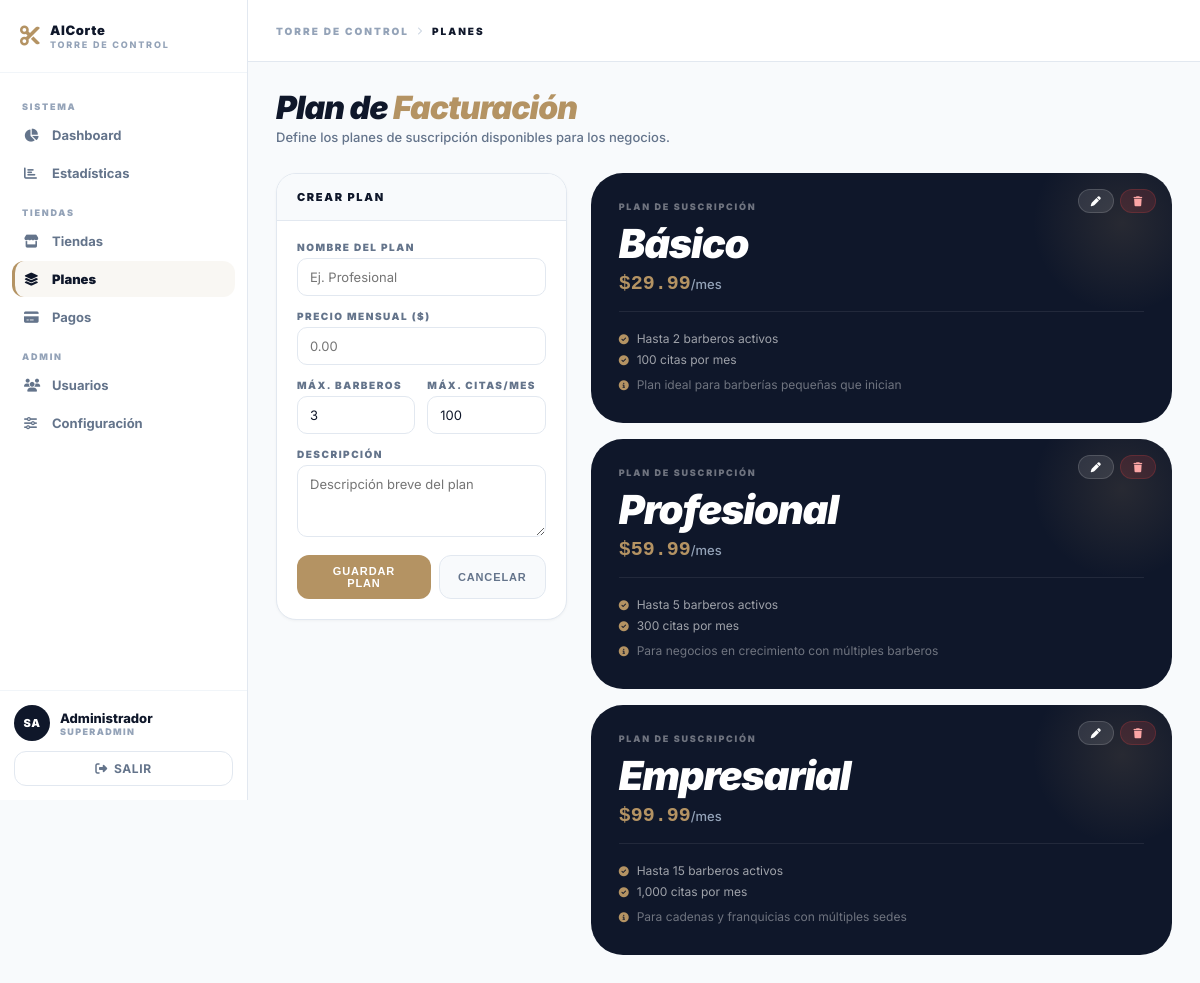
The app's page /frontend/superadmin.php?page=planes (signed in) with its own data.
### tables this page shows
CREATE TABLE IF NOT EXISTS planes (
    id INT AUTO_INCREMENT PRIMARY KEY,
    nombre VARCHAR(100) NOT NULL,
    precio_mensual DECIMAL(10,2) NOT NULL DEFAULT 0,
    max_barberos INT NOT NULL DEFAULT 3,
    max_citas_mes INT NOT NULL DEFAULT 100,
    descripcion TEXT,
    activo TINYINT(1) NOT NULL DEFAULT 1,
    creado_en TIMESTAMP DEFAULT CURRENT_TIMESTAMP
);

### frontend/superadmin.php (the view, shortened to what this page needs)
<?php
require_once '../backend/config/config.php';
$page = $_GET['page'] ?? 'dashboard';
$total_citas      = $conn->query("SELECT COUNT(*) as t FROM citas")->fetch_assoc()['t'];
$total_sucursales = $conn->query("SELECT COUNT(*) as t FROM sucursales WHERE id > 1")->fetch_assoc()['t'];
$total_barberos   = $conn->query("SELECT COUNT(*) as t FROM barberos")->fetch_assoc()['t'];
$dias_labels = []; $citas_valores = [];
$dias_labels = array_reverse($dias_labels); $citas_valores = array_reverse($citas_valores);
$has_planes = $conn->query("SHOW TABLES LIKE 'planes'")->num_rows > 0;
$has_pagos  = $conn->query("SHOW TABLES LIKE 'pagos_suscripcion'")->num_rows > 0;
$planes_arr = [];
if ($has_planes) {
    $r = $conn->query("SELECT * FROM planes ORDER BY precio_mensual ASC");
    while ($p = $r->fetch_assoc()) $planes_arr[] = $p;
}
$pagos_arr = []; $total_ingresos = 0; $ingresos_mes = 0;
if ($has_pagos) {
    $total_ingresos = $conn->query("SELECT COALESCE(SUM(monto),0) as t FROM pagos_suscripcion")->fetch_assoc()['t'];
    $ingresos_mes   = $conn->query("SELECT COALESCE(SUM(monto),0) as t FROM pagos_suscripcion WHERE MONTH(fecha_pago)=MONTH(NOW()) AND YEAR(fecha_pago)=YEAR(NOW())")->fetch_assoc()['t'];
}
$plan_colors = [
    0 => ['bg'=>'#eff6ff','color'=>'#1d4ed8','border'=>'#bfdbfe'],
    1 => ['bg'=>'#fdf4ff','color'=>'#7e22ce','border'=>'#e9d5ff'],
    2 => ['bg'=>'#fffbeb','color'=>'#92400e','border'=>'#fde68a'],
];
?>
<!DOCTYPE html>
<html lang="es">
<head>
    <link rel="stylesheet" href="https://cdnjs.cloudflare.com/ajax/libs/font-awesome/6.4.0/css/all.min.css">
</head>
<body>
<div class="layout">
<aside class="sidebar" id="sidebar">
    <div class="sidebar-brand">
        <i class="fas fa-scissors"></i>
        <div>
            <div class="brand-name">AlCorte</div>
            <div class="brand-sub">Torre de Control</div>
        </div>
    </div>
    <nav class="sidebar-nav">
        <div class="nav-section">Sistema</div>
        <a href="superadmin.php?page=dashboard" class="nav-item <?php echo $page=='dashboard'?'active':''; ?>">
            <i class="fas fa-chart-pie"></i><span>Dashboard</span>
        </a>
        <a href="superadmin.php?page=estadisticas" class="nav-item <?php echo $page=='estadisticas'?'active':''; ?>">
            <i class="fas fa-chart-bar"></i><span>Estadísticas</span>
        </a>
        <div class="nav-section">Tiendas</div>
        <a href="superadmin.php?page=barbershops" class="nav-item <?php echo $page=='barbershops'?'active':''; ?>">
            <i class="fas fa-store"></i><span>Tiendas</span>
        </a>
        <a href="superadmin.php?page=planes" class="nav-item <?php echo $page=='planes'?'active':''; ?>">
            <i class="fas fa-layer-group"></i><span>Planes</span>
        </a>
        <a href="superadmin.php?page=pagos" class="nav-item <?php echo $page=='pagos'?'active':''; ?>">
            <i class="fas fa-credit-card"></i><span>Pagos</span>
        </a>
        <div class="nav-section">Admin</div>
        <a href="usuarios.php" class="nav-item">
            <i class="fas fa-users"></i><span>Usuarios</span>
        </a>
        <a href="superadmin.php?page=settings" class="nav-item <?php echo $page=='settings'?'active':''; ?>">
            <i class="fas fa-sliders-h"></i><span>Configuración</span>
        </a>
    </nav>
    <div class="sidebar-user">
        <div class="user-row">
            <div class="user-avatar">SA</div>
            <div>
                <div class="user-name"><?php echo htmlspecialchars(substr($_SESSION['nombre'],0,14)); ?></div>
                <div class="user-role">SuperAdmin</div>
            </div>
        </div>
        <a href="logout.php" class="logout-btn"><i class="fas fa-sign-out-alt"></i> Salir</a>
    </div>
</aside>
<div class="main">
    <nav class="topnav">
        <div class="breadcrumb">
            Torre de Control <i class="fas fa-chevron-right" style="font-size:8px;color:#cbd5e1"></i>
            <span><?php
                $page_labels = ['dashboard'=>'DASHBOARD','estadisticas'=>'ESTADÍSTICAS','barbershops'=>'TIENDAS','planes'=>'PLANES','pagos'=>'PAGOS','settings'=>'CONFIGURACIÓN'];
                echo $page_labels[$page] ?? strtoupper(str_replace('_',' ',$page));
            ?></span>
        </div>
    </nav>
    <div class="content">
        <?php if($page == 'dashboard'): ?>
        <div class="page-header">
            <h1 class="page-title">Torre de <span>Control</span></h1>
            <p class="page-subtitle">Monitoreo global de tiendas, rendimiento y facturación.</p>
        </div>
        <div class="kpi-grid">
            <div class="stat-card blue">
                <div class="stat-label">Total Citas</div>
                <div class="stat-value"><?php echo number_format($total_citas); ?></div>
            </div>
            <div class="stat-card gold">
                <div class="stat-label">Tiendas</div>
                <div class="stat-value"><?php echo $total_sucursales; ?></div>
            </div>
            <div class="stat-card purple">
                <div class="stat-label">Barberos</div>
                <div class="stat-value"><?php echo $total_barberos; ?></div>
            </div>
            <div class="stat-card green">
                <div class="stat-label">Ingresos Totales</div>
                <div class="stat-value">$<?php echo number_format($total_ingresos,2); ?></div>
            </div>
            <div class="stat-card rose">
                <div class="stat-label">Este Mes</div>
                <div class="stat-value">$<?php echo number_format($ingresos_mes,2); ?></div>
            </div>
        </div>
        <div class="card">
            <div class="card-header"><h3>Volumen de Citas — Últimos 7 días</h3></div>
            <div class="card-body">
                <div style="height:280px"><canvas id="chartDash"></canvas></div>
            </div>
        </div>
        <script>
        new Chart(document.getElementById('chartDash').getContext('2d'),{
            type:'line',
            data:{labels:<?php echo json_encode($dias_labels); ?>,datasets:[{
                label:'Citas',data:<?php echo json_encode($citas_valores); ?>,
                borderColor:'#b49363',backgroundColor:'rgba(180,147,99,.05)',
                borderWidth:2.5,fill:true,tension:.3,
                pointRadius:5,pointBackgroundColor:'#b49363',pointBorderColor:'#fff',pointBorderWidth:2
            }]},
            options:{responsive:true,maintainAspectRatio:false,
                plugins:{legend:{display:false}},
                scales:{y:{beginAtZero:true,grid:{color:'#f1f5f9'},ticks:{color:'#94a3b8'}},
                        x:{grid:{display:false},ticks:{color:'#94a3b8'}}}}
        });
        </script>
        <?php elseif($page == 'planes'): ?>
        <div class="page-header">
            <h1 class="page-title">Plan de <span>Facturación</span></h1>
            <p class="page-subtitle">Define los planes de suscripción disponibles para los negocios.</p>
        </div>
        <div class="grid-2">
            <div class="card" style="align-self:start;margin-bottom:0">
                <div class="card-header" id="plan-form-title"><h3>Crear Plan</h3></div>
                <div class="card-body">
                    <form action="../backend/processing/superadmin.php" method="POST">
                        <div class="form-group">
                            <label class="form-label">Nombre del Plan</label>
                            <input type="text" id="plan_nombre" name="plan_nombre" class="form-input" placeholder="Ej. Profesional" required>
                        </div>
                        <div class="form-group">
                            <label class="form-label">Precio Mensual ($)</label>
                            <input type="number" id="plan_precio" name="plan_precio" class="form-input" placeholder="0.00" step="0.01" min="0" required>
                        </div>
                        <div class="form-row">
                            <div class="form-group">
                                <label class="form-label">Máx. Barberos</label>
                                <input type="number" id="plan_max_barberos" name="plan_max_barberos" class="form-input" value="3" min="1" required>
                            </div>
                            <div class="form-group">
                                <label class="form-label">Máx. Citas/mes</label>
                                <input type="number" id="plan_max_citas" name="plan_max_citas" class="form-input" value="100" min="1" required>
                            </div>
                        </div>
                        <div class="form-group">
                            <label class="form-label">Descripción</label>
                            <textarea id="plan_descripcion" name="plan_descripcion" class="form-textarea" placeholder="Descripción breve del plan"></textarea>
                        </div>
                        <div style="display:flex;gap:8px">
                            <button type="submit" class="btn btn-gold" style="flex:1;justify-content:center">Guardar Plan</button>
                            <button type="button" onclick="resetPlan()" class="btn btn-ghost">Cancelar</button>
                        </div>
                    </form>
                </div>
            </div>
            <div>
                <?php if(empty($planes_arr)): ?>
                    <div style="text-align:center;padding:60px;color:#94a3b8">
                        <i class="fas fa-layer-group" style="font-size:40px;margin-bottom:16px;display:block"></i>
                        <p style="font-weight:700">Sin planes registrados.</p>
                        <p style="font-size:13px;margin-top:4px">Crea el primero con el formulario.</p>
                    </div>
                <?php else: ?>
                <?php $pi=0; foreach($planes_arr as $plan): $pc=$plan_colors[$pi%3]; $pi++; ?>
                <div class="plan-dark-card" style="margin-bottom:16px">
                    <div class="plan-dark-actions">
                        <button onclick="editPlan(<?php echo htmlspecialchars(json_encode($plan),ENT_QUOTES); ?>)" class="btn btn-ghost btn-sm" style="background:rgba(255,255,255,.1);color:white;border-color:rgba(255,255,255,.15)">
                            <i class="fas fa-pen"></i>
                        </button>
                        <form action="../backend/processing/superadmin.php" method="POST" style="display:inline" onsubmit="return confirm('¿Eliminar plan?')">
                            <button type="submit" class="btn btn-danger btn-sm" style="background:rgba(239,68,68,.15);color:#fca5a5;border-color:rgba(239,68,68,.2)">
                                <i class="fas fa-trash"></i>
                            </button>
                        </form>
                    </div>
                    <div class="plan-dark-label">Plan de Suscripción</div>
                    <div class="plan-dark-name"><?php echo htmlspecialchars($plan['nombre']); ?></div>
                    <div class="plan-dark-price">$<?php echo number_format($plan['precio_mensual'],2); ?><span style="font-size:13px;color:#94a3b8;font-family:Inter,sans-serif;font-weight:500">/mes</span></div>
                    <div class="plan-dark-features">
                        <div class="plan-dark-feature"><i class="fas fa-check-circle"></i> Hasta <?php echo $plan['max_barberos']; ?> barberos activos</div>
                        <div class="plan-dark-feature"><i class="fas fa-check-circle"></i> <?php echo number_format($plan['max_citas_mes']); ?> citas por mes</div>
                        <?php if($plan['descripcion']): ?>
                        <div class="plan-dark-feature" style="margin-top:4px;color:rgba(255,255,255,.4)"><i class="fas fa-info-circle"></i> <?php echo htmlspecialchars($plan['descripcion']); ?></div>
                        <?php endif; ?>
                    </div>
                </div>
                <?php endforeach; endif; ?>
            </div>
        </div>
        <?php endif; ?>
    </div>
</div>
</div>
</body>
</html>

### records on screen
planes: nombre "Básico", precio_mensual "29.99", max_barberos "2", max_citas_mes "100", descripcion "Plan ideal para barberías pequeñas que inician"
planes: nombre "Profesional", precio_mensual "59.99", max_barberos "5", max_citas_mes "300", descripcion "Para negocios en crecimiento con múltiples barberos"
planes: nombre "Empresarial", precio_mensual "99.99", max_barberos "15", max_citas_mes "1,000", descripcion "Para cadenas y franquicias con múltiples sedes"

### other values on screen
substr($_SESSION['nombre'],0,14) "Administrador"
$page_labels[$page] "PLANES"
